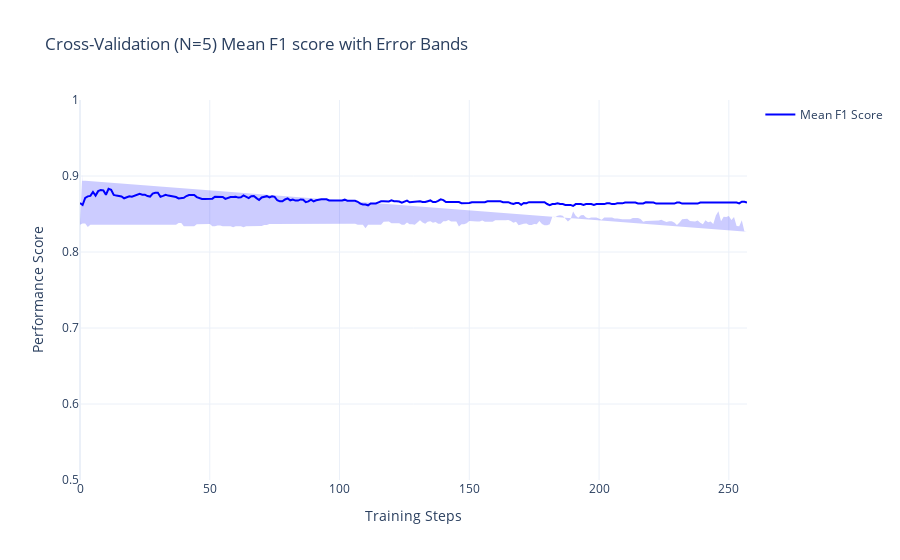
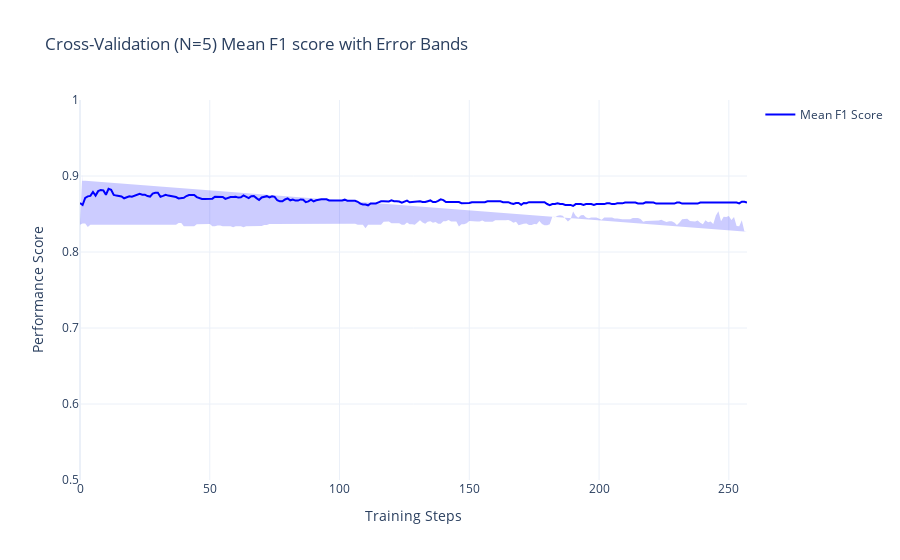

Here is the notebook cell these charts were saved with, in order:
### Code cell
from ARISA_DSML.train import plot_error_scatter
cv_results = pd.read_csv(cv_output_path)
plot_error_scatter(
    df_plot=cv_results,
    name="Mean F1 Score",
    title="Cross-Validation (N=5) Mean F1 score with Error Bands",
    xtitle="Training Steps",
    ytitle="Performance Score",
    yaxis_range=[0.5, 1],
)

### Figure 1 — Plotly figure (JSON) as saved in the notebook; plotly's stock layout.template omitted (floating-point values rounded to 4 significant figures; data arrays with more than 128 entries replaced by an {"elided": "..."} marker saying what was removed)
{"data": [{"line": {"color": "blue"}, "mode": "lines", "name": "Mean F1 Score", "type": "scatter", "x": {"elided": "258 int values"}, "y": {"elided": "258 float values"}}, {"fill": "toself", "fillcolor": "rgba(0, 0, 255, 0.2)", "line": {"color": "rgba(255, 255, 255, 0)"}, "showlegend": false, "type": "scatter", "x": {"elided": "516 float values"}, "y": {"elided": "516 float values"}}], "layout": {"title": {"text": "Cross-Validation (N=5) Mean F1 score with Error Bands"}, "xaxis": {"title": {"text": "Training Steps"}}, "yaxis": {"range": [0.5, 1], "title": {"text": "Performance Score"}}}}

### Figure 2 — Plotly figure (JSON) as saved in the notebook; plotly's stock layout.template omitted (floating-point values rounded to 4 significant figures; data arrays with more than 128 entries replaced by an {"elided": "..."} marker saying what was removed)
{"data": [{"line": {"color": "blue"}, "mode": "lines", "name": "Mean F1 Score", "type": "scatter", "x": {"elided": "258 int values"}, "y": {"elided": "258 float values"}}, {"fill": "toself", "fillcolor": "rgba(0, 0, 255, 0.2)", "line": {"color": "rgba(255, 255, 255, 0)"}, "showlegend": false, "type": "scatter", "x": {"elided": "516 float values"}, "y": {"elided": "516 float values"}}], "layout": {"title": {"text": "Cross-Validation (N=5) Mean F1 score with Error Bands"}, "xaxis": {"title": {"text": "Training Steps"}}, "yaxis": {"range": [0.5, 1], "title": {"text": "Performance Score"}}}}
